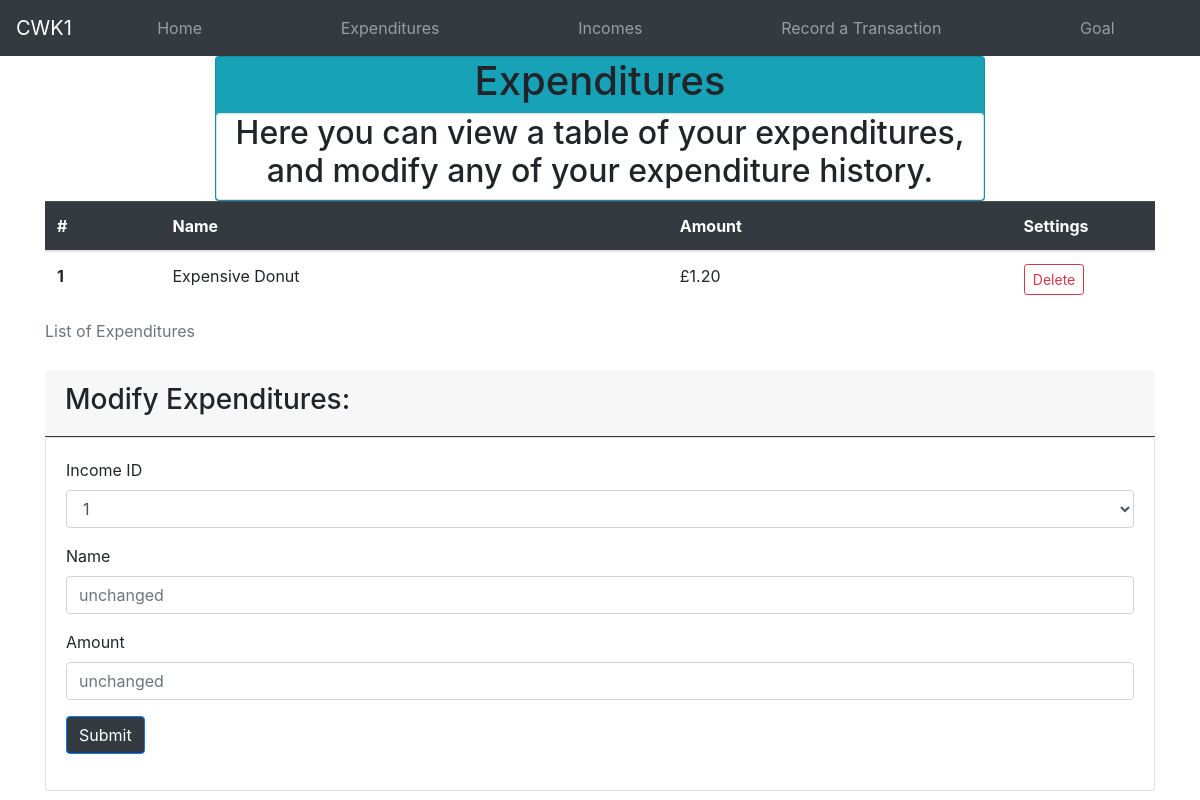
Page /expenditures on the earlier database version.
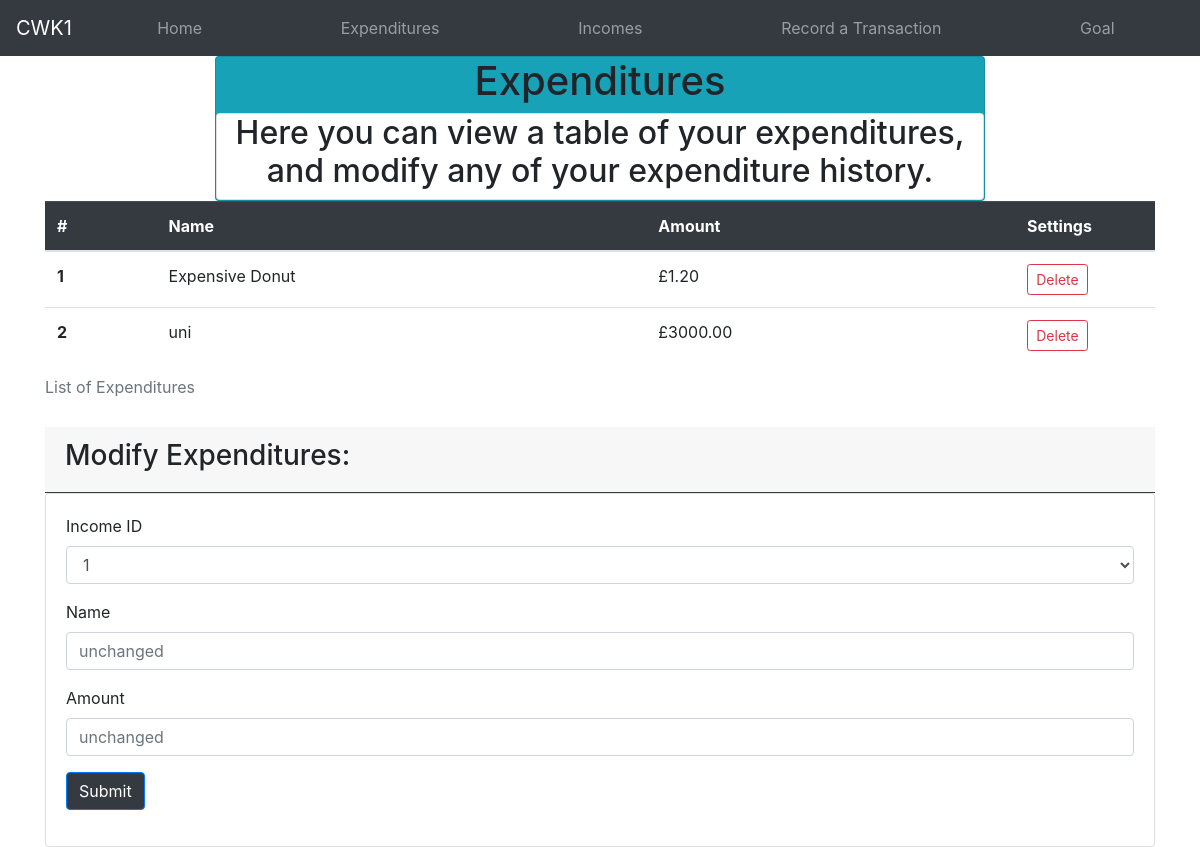
Same page on the later database version.
### app/models.py (models this page shows)
class Expenditure(db.Model):
    id = db.Column(db.Integer, primary_key=True)
    name = db.Column(db.String(500), index=True, unique=True, nullable=False)
    amount = db.Column(db.Float, nullable=False)

### app/views.py (the view, shortened to what this page needs)
@app.route('/expenditures', methods=['GET', 'POST'])
def expenditures():
    modify_form = ModifyExpenditureForm()
    with app.app_context():
        expenditures_list = db.session.query(models.Expenditure).all()
    for x in expenditures_list:
        modify_form.id.choices.append(x.id)
    expenditures_count = len(expenditures_list)
    expenditures = {'description': 'Here you can view a table of your expenditures, and modify any of your expenditure history.'}
    return render_template('expenditures.html', title='Expenditures', expenditures_list=expenditures_list, expenditures=expenditures, expenditures_count=expenditures_count, modify_form=modify_form,)

### app/forms.py
class ModifyExpenditureForm(FlaskForm):
    id = SelectField('Income ID', validators=[DataRequired()], choices=[])
    name = StringField('Name', validators=[Optional()])
    amount = FloatField('Amount', validators=[
                        Optional(), NumberRange(min=0.01, max=9.0e12)])
    submit = SubmitField('Save Changes')

### app/templates/expenditures.html (shortened to what this page needs)
{% extends "base.html" %}]
{%block content%}
<div class="flex-row">
    <div class="card bg-info text-center">
    <h1>Expenditures</h1>
    <div class="card">
        <h2>{{expenditures.description}}</h2>
        </div>
    </div>
    </div>
    </div>
{% if expenditures_count>0 %}
<div class="container">
    <table class="table table-hover">
        <caption>List of Expenditures</caption>
        <thead class="table-dark">
          <tr>
            <th scope="col">#</th>
            <th scope="col">Name</th>
            <th scope="col">Amount</th>
            <th scope="col">
                <div class="row justify-content-md-center">
                Settings
                </div>
            </th>
          </tr>
        </thead>
        <tbody>
          {% for x in range(1,expenditures_count+1) %}
          <tr>
            <th scope="row">{{x}}</th>
            <td>{{expenditures_list[x-1].name}}</td>
            <td>£{{'%0.2f'|format(expenditures_list[x-1].amount|float)}}</td>
            <td><div class="row justify-content-center"><form method="post" action="{{ url_for('delete_expenditure', id=expenditures_list[x-1].id) }}" class="mr-1">
                <button type="submit" class="btn btn-outline-danger btn-sm">Delete</button>
            </form></div></td>
          </tr>
          {% endfor %}
        </tbody>
      </table>
      <div class="card-header border-dark">
        <h3>Modify Expenditures:</h3>
      </div>
      <div class="card card-body">
        <form method="post" action="" name="expenditureform">
            <div class="mb-3">
                {{ modify_form.id.label }}
                {{ modify_form.id(class="form-control") }}
            </div>
            <div class="mb-3">
                {{ modify_form.name.label }}
                {{ modify_form.name(class="form-control", placeholder='unchanged')}}
            </div>
            <div class="mb-3">
                {{ modify_form.amount.label }}
                {{ modify_form.amount(class="form-control", placeholder='unchanged')}}
            </div>
            <p><input type="submit" class="btn btn-primary bg-dark" value="Submit"></p>
        </form>
    </div>
</div>
{%endif%}
{%endblock%}

Differences in the rows shown:
added Expenditure: name "uni", amount "3000.00"
Other differences:
new list line: "2 £ Delete"
